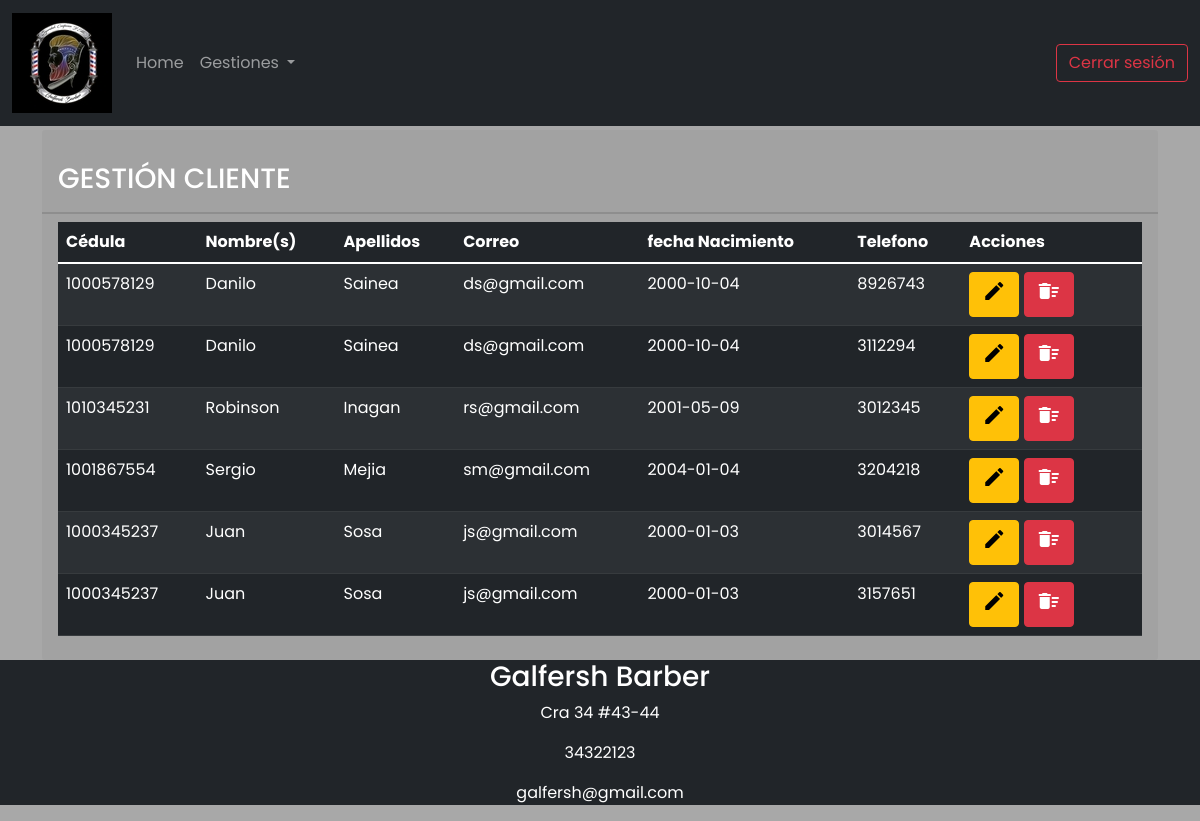
The app's page /Cliente/gestionC.php (signed in) with its own data.
### tables this page shows
CREATE TABLE `telefonos_c` (
  `idCliente_fk` int(11) NOT NULL,
  `numero` int(11) NOT NULL
);

CREATE TABLE `cliente` (
  `idCliente` int(11) NOT NULL,
  `nombres` varchar(45) NOT NULL,
  `Apellidos` varchar(45) NOT NULL,
  `Correo` varchar(45) NOT NULL,
  `Fecha_N` date NOT NULL
);

### Cliente/gestionC.php (the view, shortened to what this page needs)
<?php
include("../Class/class_Cliente.php");
if ($_SESSION['usuario'] && $_SESSION['rol'] == 1) {
?>
    <!doctype html>
    <html lang="es">
    <head>
        <link href="https://cdn.jsdelivr.net/npm/bootstrap@5.1.3/dist/css/bootstrap.min.css" rel="stylesheet">
        <link rel="stylesheet" language="javascript" href="../bootstrap/css/bootstrap.min.css">
        <link rel="stylesheet" href="../sw/dist/sweetalert2.min.css">
        <link rel="stylesheet" href="../CSS/Style.css">
    </head>
    <body>
        <nav class="navbar navbar-dark bg-dark navbar-expand-lg fixed-top">
            <div class="container-fluid">
                <a class="navbar-brand" href="../Home.php">
                    <img src="../Images/LogoPequeño.jpg" alt="" width="100" height="100">
                </a>
                <div class="collapse navbar-collapse" id="navbarSupportedContent">
                    <ul class="navbar-nav me-auto mb-2 mb-lg-0">
                        <li class="nav-item">
                            <a class="nav-link" aria-current="page" href="../Home.php">Home</a>
                            <?php
                            if ($_SESSION['usuario'] && $_SESSION['rol'] == 1) {
                            ?>
                        <li class="nav-item dropdown">
                            <a class="nav-link dropdown-toggle" href="#" id="navbarDropdownMenuLink" role="button" data-bs-toggle="dropdown" aria-expanded="false">
                                Gestiones
                            </a>
                        </li>
                    <?php
                            }
                    ?>
                    </ul>
                    <a type="button" class="btn btn-outline-danger" href="../logout.php">Cerrar sesión</a>
                </div>
            </div>
        </nav>
        <div class="posicion">
            <div class="container">
                <div class="card-header ">
                    <br>
                    <h3 class="text-white">GESTIÓN CLIENTE</h3>
                </div>
                <?php
                $cl = new Cliente();
                $reg = $cl->Mostrar();
                ?>
                <div class="card-footer">
                    <table class="table table-dark table-striped">
                        <thead>
                            <tr>
                                <th>Cédula</th>
                                <th>Nombre(s)</th>
                                <th>Apellidos</th>
                                <th>Correo</th>
                                <th>fecha Nacimiento</th>
                                <th>Telefono</th>
                                <th class="col-2">Acciones</th>
                            </tr>
                        </thead>
                        <?php
                        for ($i = 0; $i < count($reg); $i++) {
                            echo "<tr>";
                            echo "<td>" . $reg[$i]['idCliente'] . "</td>";
                            echo "<td>" . $reg[$i]['nombres'] . "</td>";
                            echo "<td>" . $reg[$i]['Apellidos'] . "</td>";
                            echo "<td>" . $reg[$i]['Correo'] . "</td>";
                            echo "<td>" . $reg[$i]['Fecha_N'] . "</td>";
                            echo "<td>" . $reg[$i]['numero'] . "</td>";
                        ?>
                            <td class="col-2">
                                <button class="btn btn-warning " onclick=window.location="./editarC.php?idCliente=<?php echo $reg[$i]['idCliente']; ?>">
                                    <span class="material-icons">mode_edit</span>
                                </button>
                                <button class="btn btn-danger" onclick="eliminar('eliminarC.php?id=<?php echo $reg[$i]['idCliente']; ?>')">
                                    <span class="material-icons">delete_sweep </span>
                                </button>
                            </td>
                            </tr>
                        <?php
                        }
                        ?>
                    </table>
                </div>
            </div>
        </div>
        <footer class="bg bg-dark text-white ">
            <div class="centrar">
                <address>
                    <h3>Galfersh Barber</h3>
                    <p> <span class="oi oi-home footer-address-icon"></span>Cra 34 #43-44</p>
                    <p><span class="oi oi-phone footer-address-icon"></span>34322123</p>
                    <p><span class="oi oi-inbox footer-address-icon"></span>galfersh@gmail.com</p>
                </address>
            </div>
        </footer>
    </body>
    </html>
<?php
} else if (isset($_SESSION['usuario']) && $_SESSION['rol'] == 3 || $_SESSION['rol'] == 2) {
    echo "
    <script type = 'text/javascript'>
    Swal.fire({
        title: 'Error!',
        text: 'Usuario no autorizado',
        icon: 'error',
    }).then((result)=>{
            if(result.value){
                window.location ='../Home.php';
            }
        });
    </script>
";
} else if ($_SESSION['usuario'] == null) {
    echo "
    <script type = 'text/javascript'>
    Swal.fire({
        title: 'Error!',
        text: 'Inicie Sesión como admin',
        icon: 'error',
    }).then((result)=>{
            if(result.value){
                window.location ='../Home.php';
            }
        });
    </script>
";
}
?>

### Class/class_Cliente.php (shortened to what this page needs)
<!doctype html>
<html lang="es">
<head>
    <link rel="stylesheet" language="javascript" href="../bootstrap/css/bootstrap.min.css">
    <link rel="stylesheet" href="../sw/dist/sweetalert2.min.css">
    <link rel="stylesheet" href="https://cdnjs.cloudflare.com/ajax/libs/animate.css/4.1.1/animate.min.css" />
</head>
<body>
    <?php
    include("../Conexion/Conexion.php");
    class Cliente
    {
        private $cliente;
        public function __construct()
        {
            $this->cliente = array();
        }
        public function Mostrar()
        {
            $sql = "select c.idCliente, c.nombres, c.Apellidos, c.Correo, c.Fecha_N, t.numero from cliente c inner join telefonos_c t on idCliente=idCliente_fk";
            $res = mysqli_query(Conexion::conectar(), $sql);
            while ($row = mysqli_fetch_assoc($res)) {
                $this->cliente[] = $row;
            }
            return $this->cliente;
        }
    }
    ?>
</body>
</html>

### Conexion/Conexion.php (shortened to what this page needs)
<?php
class Conexion{
    public static function Conectar (){
        $link = mysqli_connect("localhost","root","") or die ("Error al conectar a la BD");
        mysqli_select_db($link,"peluqueriaf") or die ("Error al seleccionar la BD");
        return $link;
    }
}
?>
</body>
</html>

### CSS/Style.css (style rules this page uses)
.centrar { justify-content: center; text-align: center; }
nav { position: fixed; }
* { font-family: 'Josefin Sans', sans-serif; font-family: 'Outfit', sans-serif; font-family: 'Poppins', sans-serif; }
.posicion { margin-top: 130px; margin-bottom: 0px; }
body { background-color: #A8A8A8; font-family: 'Roboto', sans-serif; }

### records on screen
telefonos_c: idCliente_fk.idCliente "1000578129", idCliente_fk.nombres "Danilo", idCliente_fk.Apellidos "Sainea", idCliente_fk.Correo "ds@gmail.com", idCliente_fk.Fecha_N "2000-10-04", numero "8926743"
telefonos_c: idCliente_fk.idCliente "1000578129", idCliente_fk.nombres "Danilo", idCliente_fk.Apellidos "Sainea", idCliente_fk.Correo "ds@gmail.com", idCliente_fk.Fecha_N "2000-10-04", numero "3112294"
telefonos_c: idCliente_fk.idCliente "1010345231", idCliente_fk.nombres "Robinson", idCliente_fk.Apellidos "Inagan", idCliente_fk.Correo "rs@gmail.com", idCliente_fk.Fecha_N "2001-05-09", numero "3012345"
telefonos_c: idCliente_fk.idCliente "1001867554", idCliente_fk.nombres "Sergio", idCliente_fk.Apellidos "Mejia", idCliente_fk.Correo "sm@gmail.com", idCliente_fk.Fecha_N "2004-01-04", numero "3204218"
telefonos_c: idCliente_fk.idCliente "1000345237", idCliente_fk.nombres "Juan", idCliente_fk.Apellidos "Sosa", idCliente_fk.Correo "js@gmail.com", idCliente_fk.Fecha_N "2000-01-03", numero "3014567"
telefonos_c: idCliente_fk.idCliente "1000345237", idCliente_fk.nombres "Juan", idCliente_fk.Apellidos "Sosa", idCliente_fk.Correo "js@gmail.com", idCliente_fk.Fecha_N "2000-01-03", numero "3157651"
